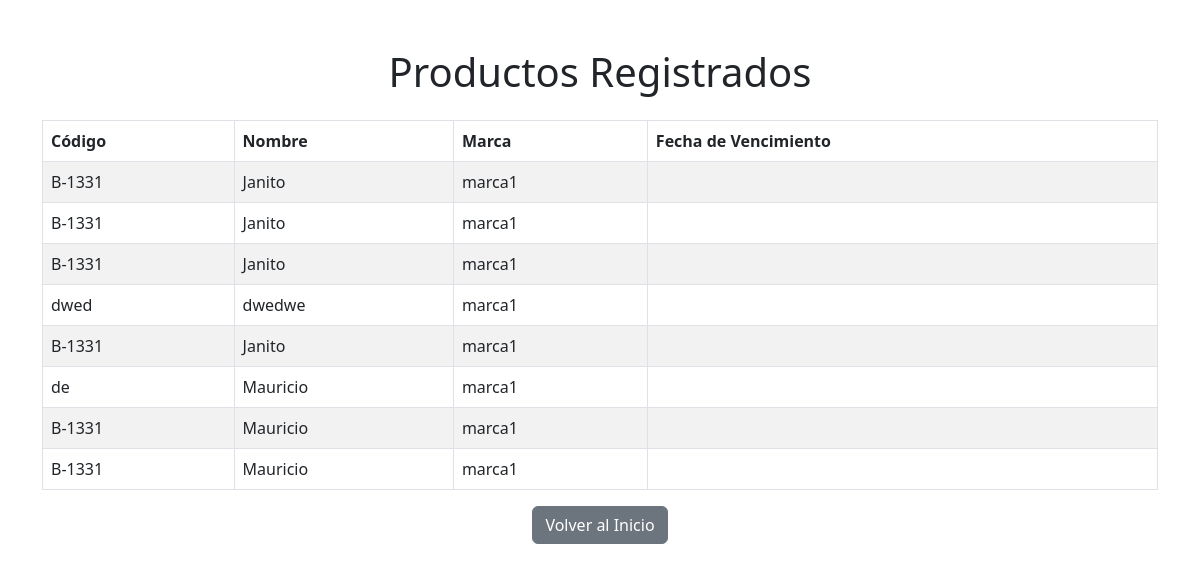
Page /consulta/ (signed in) on the earlier database version.
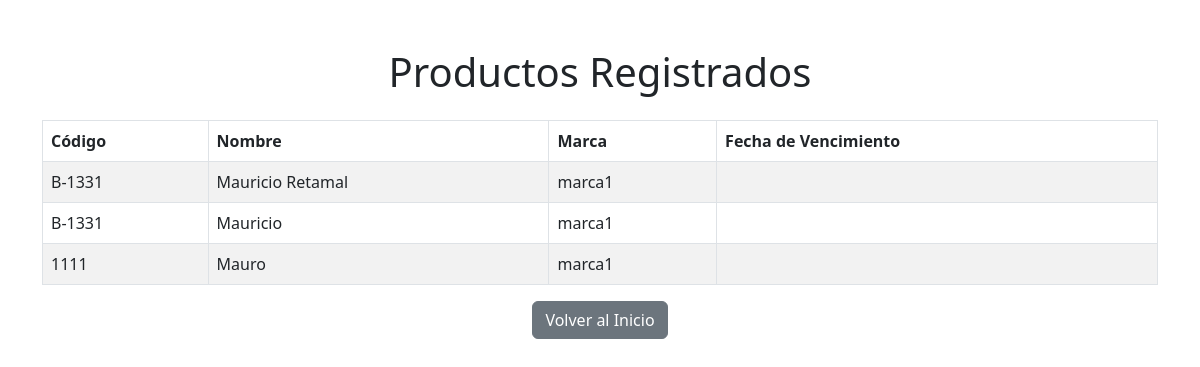
Same page on the later database version.
### productos/models.py (models this page shows, shortened)
class Producto(models.Model):
    codigo = models.CharField(max_length=50)
    nombre = models.CharField(max_length=100)
    precio = models.DecimalField(max_digits=10, decimal_places=2)
    marca = models.ForeignKey(Marca, on_delete=models.CASCADE)
    categoria = models.ForeignKey(Categoria, on_delete=models.CASCADE)
    caracteristicas = models.ManyToManyField(Caracteristica)

class Marca(models.Model):
    nombre = models.CharField(max_length=100)
    def __str__(self):
        return self.nombre

### productos/views.py (the view)
# urls.py: path('consulta/', views.consulta, name='consulta_productos'),
@login_required
def consulta(request):
    productos = Producto.objects.all()
    return render(request, 'productos/consulta.html', {'productos': productos})

### productos/templates/productos/consulta.html (shortened to what this page needs)
<!DOCTYPE html>
<html>
<head>
    {% load static %}
<link href="https://cdn.jsdelivr.net/npm/bootstrap@5.3.0/dist/css/bootstrap.min.css" rel="stylesheet">
</head>
<body>
<div class="container mt-5">
<h1 class="text-center mb-4">Productos Registrados</h1>
<table class="table table-striped table-bordered">
<thead class="thead-dark">
<tr>
<th>Código</th>
<th>Nombre</th>
<th>Marca</th>
<th>Fecha de Vencimiento</th>
</tr>
</thead>
<tbody>
                {% for producto in productos %}
<tr>
<td>{{ producto.codigo }}</td>
<td>{{ producto.nombre }}</td>
<td>{{ producto.marca }}</td>
<td>{{ producto.fecha_vencimiento }}</td>
</tr>
                {% endfor %}
</tbody>
</table>
<div class="text-center">
<a href="/" class="btn btn-secondary">Volver al Inicio</a>
</div>
</div>
</body>
</html>

Differences in the rows shown:
removed Producto: codigo "B-1331", nombre "Janito", marca "marca1"
removed Producto: codigo "B-1331", nombre "Janito", marca "marca1"
removed Producto: codigo "B-1331", nombre "Janito", marca "marca1"
removed Producto: codigo "dwed", nombre "dwedwe", marca "marca1"
removed Producto: codigo "B-1331", nombre "Janito", marca "marca1"
removed Producto: codigo "de", nombre "Mauricio", marca "marca1"
changed Producto: nombre "Mauricio" → "Mauricio Retamal"
added Producto: codigo "1111", nombre "Mauro", marca "marca1"
